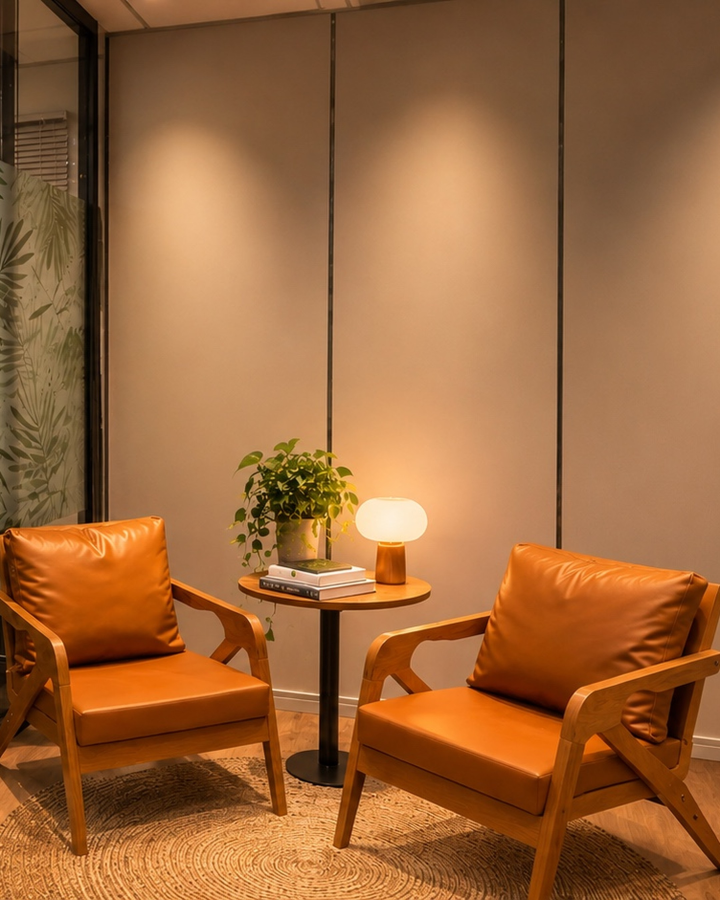
#> input picture instagram/posts/historia-2009/fotos/capa-a.jpg, 2160 x 2700 px, given in place of sala-atendimento-e-espera.jpg, which was not available (shown at 1/3 size)
$ python recortes.py
#> lines starting #> are read from the running program, lines starting #| are printed output that depends on the picture
"""Recorta as fotos de cada slide no tamanho exato da moldura (em 2x), para o Canva não precisar de
object-fit. A capa (fotos/capa-a.jpg) já está pronta e não passa por aqui.
Uso: python3 instagram/posts/historia-2009/recortes.py"""
from pathlib import Path
from PIL import Image, ImageEnhance
AQUI = Path(__file__).parent
ESPACO = AQUI.parent.parent / 'marca' / 'espaco'
FOTOS = AQUI / 'fotos'
# saída: (arquivo de origem, largura, altura no slide, foco x, foco y, aquecer?)
CORTES = {
    'h-04': (ESPACO / 'sala-atendimento-e-espera.jpg', 1080, 400, 0.30, 0.42, True),
    'h-06': (FOTOS / 'capa-b.jpg', 1080, 520, 0.50, 0.30, False),
}
for nome, (arq, w, h, fx, fy, quente) in CORTES.items():
    W, H = w * 2, h * 2
    im = Image.open(arq).convert('RGB')
#> im is the input picture: PIL image 2160x2700 RGB; mean R, G, B 156.2, 102.6, 59
    esc = max(W / im.width, H / im.height)
#> esc = 1
    im = im.resize((round(im.width * esc), round(im.height * esc)), Image.LANCZOS)
    x = min(max(round(im.width * fx - W / 2), 0), im.width - W)
#> x = 0
    y = min(max(round(im.height * fy - H / 2), 0), im.height - H)
#> y = 734
    im = im.crop((x, y, x + W, y + H))
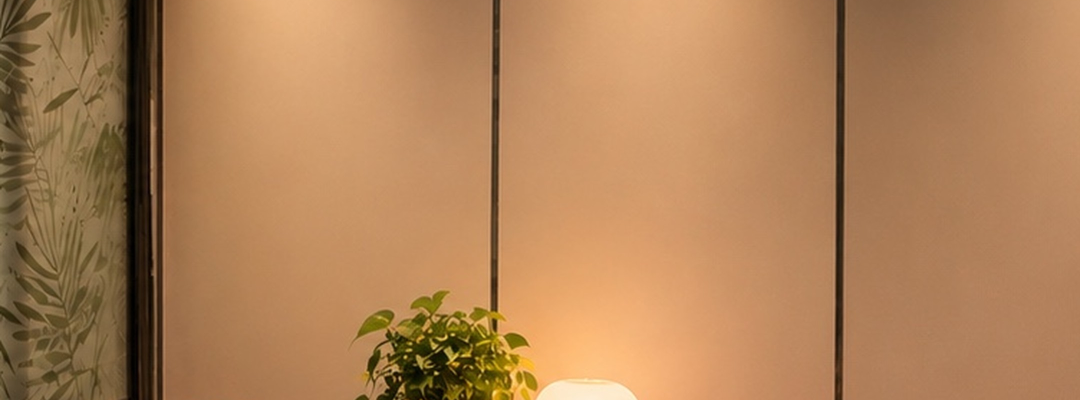
#> im: PIL image 2160x800 RGB (shown at 1/2 size); mean R, G, B 174.9, 129.1, 87.1
    if quente:  # aproxima os renders da luz âmbar das fotos reais
        r, g, b = im.split()
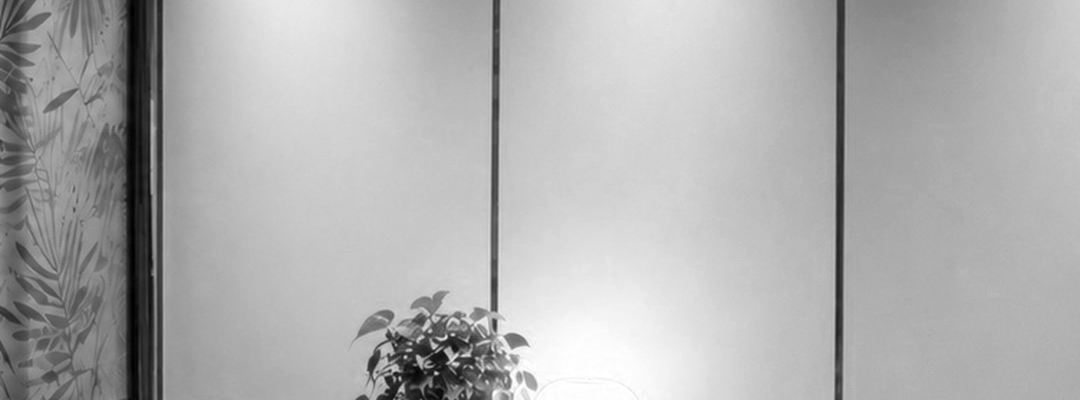
#> r: PIL image 2160x800 L (shown at 1/2 size); min 0, max 255, mean 174.9
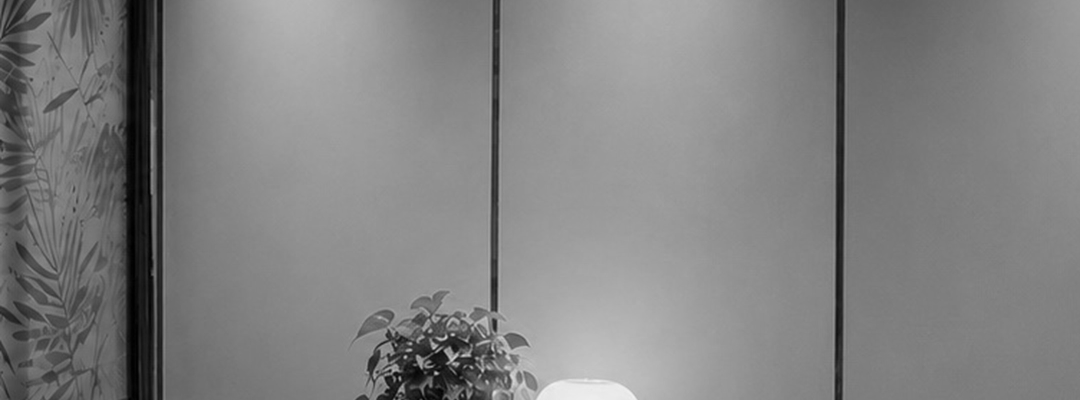
#> g: PIL image 2160x800 L (shown at 1/2 size); min 0, max 242, mean 129.1
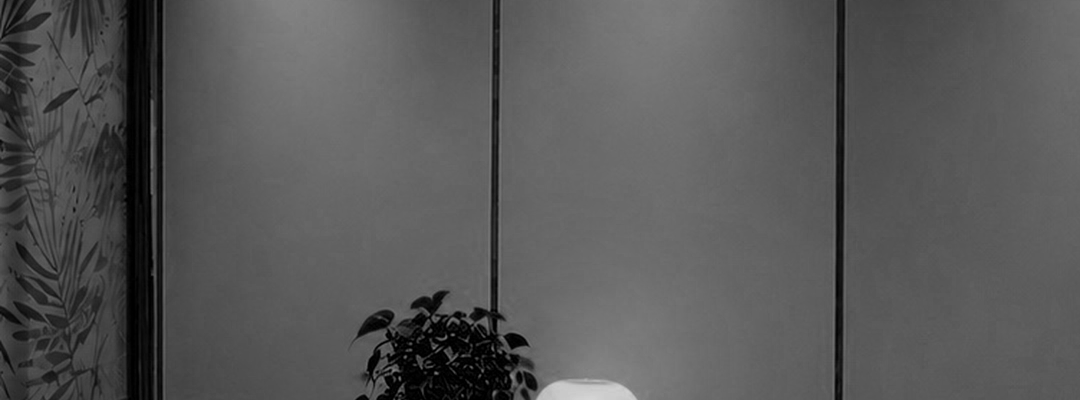
#> b: PIL image 2160x800 L (shown at 1/2 size); min 0, max 214, mean 87.1
        im = Image.merge('RGB', (r.point(lambda v: min(255, v * 1.08)), g, b.point(lambda v: v * 0.88)))
        im = ImageEnhance.Brightness(im).enhance(1.08)
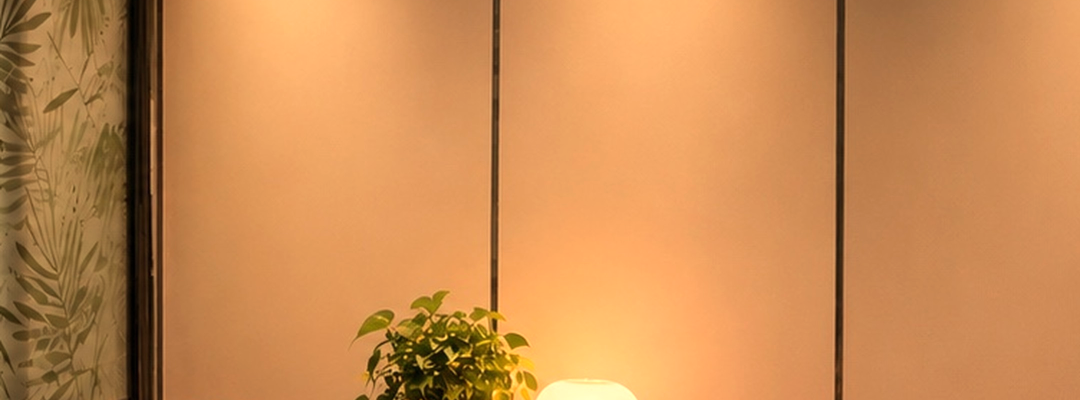
#> im: PIL image 2160x800 RGB (shown at 1/2 size); mean R, G, B 202, 139, 82.3
    im.save(FOTOS / f'{nome}.jpg', quality=86)
    print(nome, arq.name, w, h)
#> pass 2 of the loop `for nome, (arq, w, h, fx, fy, quente) in CORTES.items():`:
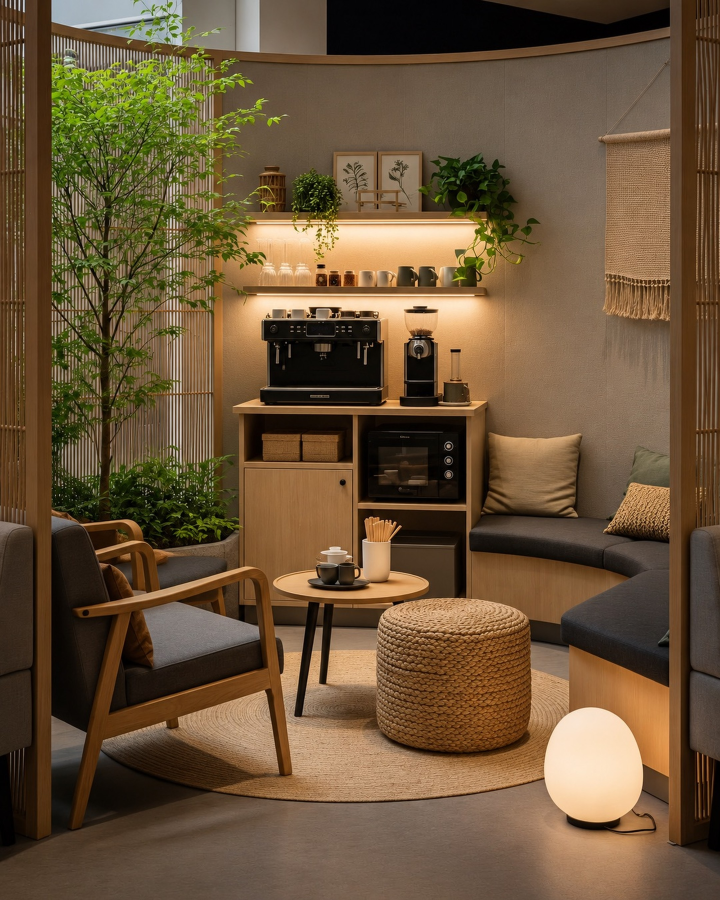
#> input picture instagram/posts/historia-2009/fotos/capa-b.jpg, 2160 x 2700 px (shown at 1/3 size)
#> im is the input picture: PIL image 2160x2700 RGB; mean R, G, B 106.7, 84, 56.6
#> `im = im.crop((x, y, x + W, y + H))`:
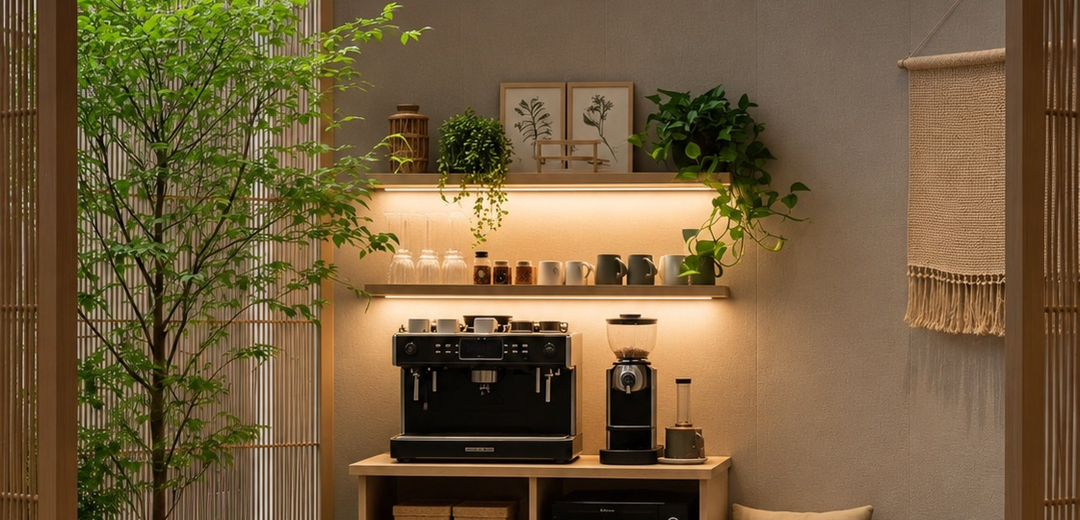
#> im: PIL image 2160x1040 RGB (shown at 1/2 size); mean R, G, B 115.2, 93.4, 60.2
